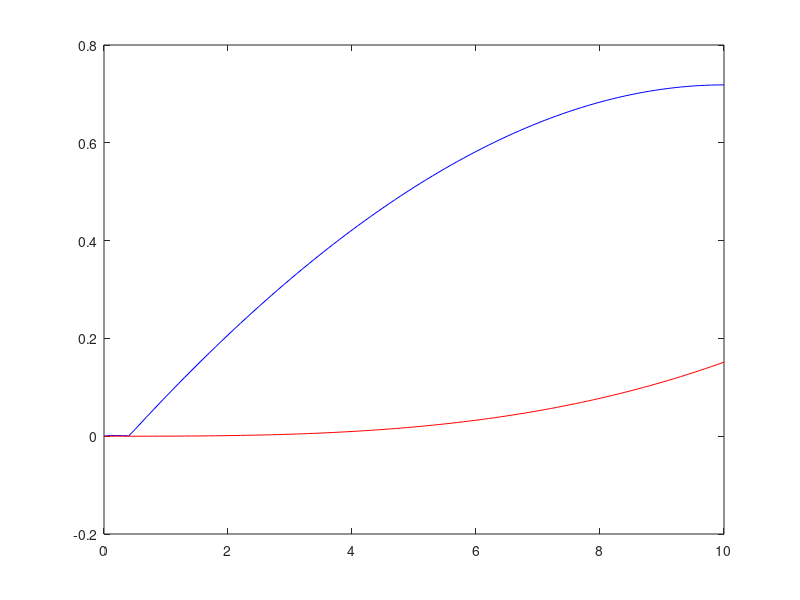

Source code (MATLAB):
%% tapered helicopter blade problem
clear all 
clc
L=10;
N=100;
le=L/N;
Po=20000;
E=220*10^3;
%% area  vector
 for i=1:N+1;
        x(i)=(i-1)*le;
 end
    
 A(1)=100;

for i=1:N
   A(i+1)=A(1)*(exp(-(x(i+1))/(2*L)));
   
   
end  
%% global stiffness matrix    
GK=zeros(N+1,N+1);
for e=1:N
    alpha=(E*(A(e)+A(e+1)))/(2*le);
    EK=[1 -1;-1 1]*alpha;
    for i=1:2
      for  j=1:2
        GK(e+i-1,e+j-1)=GK(e+i-1,e+j-1)+EK(i,j);
      end
    end
end
GN=zeros(N+1,1);    
for e=1:N
     beta=Po/(3*A(1));
     EL=[((2*A(e))+(A(e+1)));(A(e)+2*A(e+1))]*beta;
     
     for i=1:2
             GN(e+i-1,1)=GN(e+i-1,1)+EL(i,1);
     end
  end
n=input('\n Enter the node at which deformation is zero');
GK(n,:)=[];
GK(:,n)=[];
GN(n)=[];
us=inv(GK)*GN;
U=[0;us];
plot(x,U,'b');
hold on;
y=[0:0.1:10];
uexact=(-((Po*le*le/2)*y)+((Po*(y.^3))/6))/(E*A(1));
plot(y,uexact,'r');
error=U-uexact;

z=input('\n Enter the value of x where u want to know deformation');

n1=fix(z/(L/N))+1;
n2=n1+1;
N1=(x(n2)-z)/(x(n2)-x(n1));
N2=(z-x(n1))/(x(n2)-x(n1));
Uz=(N1*U(n1))+(N2*U(n2))
